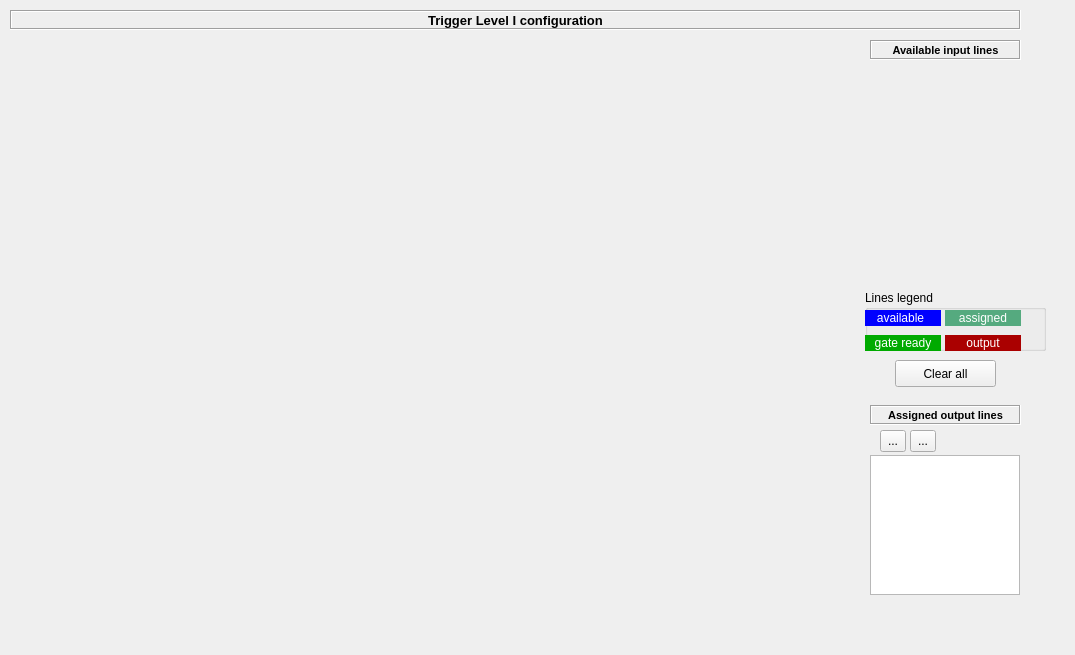
<?xml version="1.0" encoding="UTF-8"?>
<ui version="4.0">
 <class>tl1Form</class>
 <widget class="QWidget" name="tl1Form">
  <property name="geometry">
   <rect>
    <x>0</x>
    <y>0</y>
    <width>1075</width>
    <height>655</height>
   </rect>
  </property>
  <property name="windowTitle">
   <string>Form</string>
  </property>
  <widget class="QLabel" name="title">
   <property name="geometry">
    <rect>
     <x>10</x>
     <y>10</y>
     <width>1011</width>
     <height>20</height>
    </rect>
   </property>
   <property name="font">
    <font>
     <pointsize>10</pointsize>
     <weight>75</weight>
     <bold>true</bold>
     <underline>false</underline>
     <strikeout>false</strikeout>
    </font>
   </property>
   <property name="frameShape">
    <enum>QFrame::Box</enum>
   </property>
   <property name="frameShadow">
    <enum>QFrame::Sunken</enum>
   </property>
   <property name="text">
    <string>Trigger Level I configuration</string>
   </property>
   <property name="textFormat">
    <enum>Qt::AutoText</enum>
   </property>
   <property name="scaledContents">
    <bool>false</bool>
   </property>
   <property name="alignment">
    <set>Qt::AlignCenter</set>
   </property>
   <property name="textInteractionFlags">
    <set>Qt::NoTextInteraction</set>
   </property>
  </widget>
  <widget class="QLabel" name="l2">
   <property name="geometry">
    <rect>
     <x>870</x>
     <y>405</y>
     <width>151</width>
     <height>20</height>
    </rect>
   </property>
   <property name="font">
    <font>
     <pointsize>8</pointsize>
     <weight>75</weight>
     <bold>true</bold>
     <underline>false</underline>
     <strikeout>false</strikeout>
    </font>
   </property>
   <property name="frameShape">
    <enum>QFrame::Box</enum>
   </property>
   <property name="frameShadow">
    <enum>QFrame::Sunken</enum>
   </property>
   <property name="text">
    <string>Assigned output lines</string>
   </property>
   <property name="textFormat">
    <enum>Qt::AutoText</enum>
   </property>
   <property name="scaledContents">
    <bool>false</bool>
   </property>
   <property name="alignment">
    <set>Qt::AlignCenter</set>
   </property>
   <property name="textInteractionFlags">
    <set>Qt::NoTextInteraction</set>
   </property>
  </widget>
  <widget class="QLabel" name="l1">
   <property name="geometry">
    <rect>
     <x>870</x>
     <y>40</y>
     <width>151</width>
     <height>20</height>
    </rect>
   </property>
   <property name="font">
    <font>
     <pointsize>8</pointsize>
     <weight>75</weight>
     <bold>true</bold>
     <underline>false</underline>
     <strikeout>false</strikeout>
    </font>
   </property>
   <property name="frameShape">
    <enum>QFrame::Box</enum>
   </property>
   <property name="frameShadow">
    <enum>QFrame::Sunken</enum>
   </property>
   <property name="text">
    <string>Available input lines</string>
   </property>
   <property name="textFormat">
    <enum>Qt::AutoText</enum>
   </property>
   <property name="scaledContents">
    <bool>false</bool>
   </property>
   <property name="alignment">
    <set>Qt::AlignCenter</set>
   </property>
   <property name="textInteractionFlags">
    <set>Qt::NoTextInteraction</set>
   </property>
  </widget>
  <widget class="QListWidget" name="lwout">
   <property name="geometry">
    <rect>
     <x>870</x>
     <y>455</y>
     <width>150</width>
     <height>140</height>
    </rect>
   </property>
  </widget>
  <widget class="QToolButton" name="delButton">
   <property name="enabled">
    <bool>true</bool>
   </property>
   <property name="geometry">
    <rect>
     <x>880</x>
     <y>430</y>
     <width>26</width>
     <height>22</height>
    </rect>
   </property>
   <property name="text">
    <string>...</string>
   </property>
   <property name="icon">
    <iconset>
     <normalon>:/icon/icons/remove.png</normalon>
    </iconset>
   </property>
   <property name="iconSize">
    <size>
     <width>16</width>
     <height>16</height>
    </size>
   </property>
  </widget>
  <widget class="QToolButton" name="infoButton">
   <property name="enabled">
    <bool>true</bool>
   </property>
   <property name="geometry">
    <rect>
     <x>910</x>
     <y>430</y>
     <width>26</width>
     <height>22</height>
    </rect>
   </property>
   <property name="text">
    <string>...</string>
   </property>
   <property name="icon">
    <iconset>
     <normalon>:/icon/icons/info.png</normalon>
    </iconset>
   </property>
   <property name="iconSize">
    <size>
     <width>16</width>
     <height>16</height>
    </size>
   </property>
  </widget>
  <widget class="QPushButton" name="clearButton">
   <property name="geometry">
    <rect>
     <x>895</x>
     <y>360</y>
     <width>101</width>
     <height>27</height>
    </rect>
   </property>
   <property name="text">
    <string>Clear all</string>
   </property>
   <property name="icon">
    <iconset resource="icons.qrc">
     <normaloff>:/icon/icons/close.png</normaloff>:/icon/icons/close.png</iconset>
   </property>
  </widget>
  <widget class="QGroupBox" name="groupBox">
   <property name="geometry">
    <rect>
     <x>865</x>
     <y>290</y>
     <width>181</width>
     <height>61</height>
    </rect>
   </property>
   <property name="title">
    <string>Lines legend</string>
   </property>
   <widget class="QLabel" name="l3">
    <property name="geometry">
     <rect>
      <x>-5</x>
      <y>20</y>
      <width>81</width>
      <height>16</height>
     </rect>
    </property>
    <property name="styleSheet">
     <string notr="true">background-color: rgb(0, 0, 255);
color: rgb(255, 255, 255);</string>
    </property>
    <property name="text">
     <string>available</string>
    </property>
    <property name="alignment">
     <set>Qt::AlignCenter</set>
    </property>
   </widget>
   <widget class="QLabel" name="l6">
    <property name="geometry">
     <rect>
      <x>80</x>
      <y>20</y>
      <width>76</width>
      <height>16</height>
     </rect>
    </property>
    <property name="styleSheet">
     <string notr="true">background-color: rgb(85, 170, 127);
color: rgb(255, 255, 255);</string>
    </property>
    <property name="text">
     <string>assigned</string>
    </property>
    <property name="alignment">
     <set>Qt::AlignCenter</set>
    </property>
   </widget>
   <widget class="QLabel" name="l5">
    <property name="geometry">
     <rect>
      <x>0</x>
      <y>45</y>
      <width>76</width>
      <height>16</height>
     </rect>
    </property>
    <property name="styleSheet">
     <string notr="true">background-color: rgb(0, 170, 0);
color: rgb(255, 255, 255);</string>
    </property>
    <property name="text">
     <string>gate ready</string>
    </property>
    <property name="alignment">
     <set>Qt::AlignCenter</set>
    </property>
   </widget>
   <widget class="QLabel" name="l4">
    <property name="geometry">
     <rect>
      <x>80</x>
      <y>45</y>
      <width>76</width>
      <height>16</height>
     </rect>
    </property>
    <property name="styleSheet">
     <string notr="true">background-color: rgb(170, 0, 0);
color: rgb(255, 255, 255);</string>
    </property>
    <property name="text">
     <string>output</string>
    </property>
    <property name="alignment">
     <set>Qt::AlignCenter</set>
    </property>
   </widget>
  </widget>
 </widget>
 <resources>
  <include location="icons.qrc"/>
 </resources>
 <connections/>
</ui>
